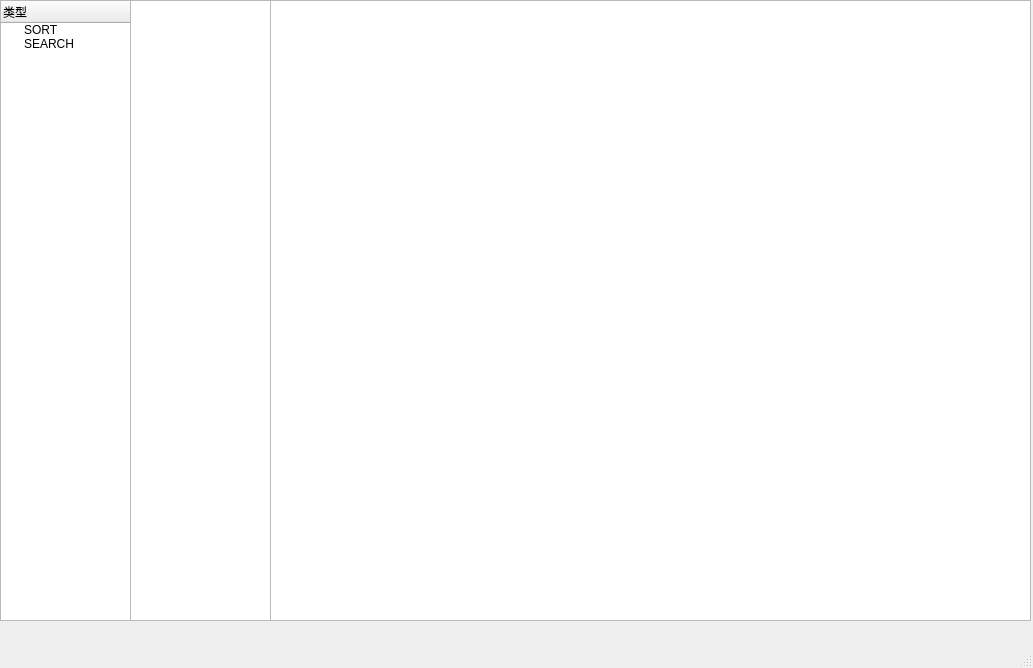
<?xml version="1.0" encoding="UTF-8"?>
<ui version="4.0">
 <class>AlgorithmRoomGUIClass</class>
 <widget class="QMainWindow" name="AlgorithmRoomGUIClass">
  <property name="geometry">
   <rect>
    <x>0</x>
    <y>0</y>
    <width>1033</width>
    <height>668</height>
   </rect>
  </property>
  <property name="windowTitle">
   <string>AlgorithmRoomGUI</string>
  </property>
  <widget class="QWidget" name="centralWidget">
   <widget class="QTreeWidget" name="treeWidget">
    <property name="geometry">
     <rect>
      <x>0</x>
      <y>0</y>
      <width>131</width>
      <height>621</height>
     </rect>
    </property>
    <column>
     <property name="text">
      <string>类型</string>
     </property>
    </column>
    <item>
     <property name="text">
      <string>SORT</string>
     </property>
     <property name="flags">
      <set>ItemIsSelectable|ItemIsUserCheckable|ItemIsEnabled</set>
     </property>
    </item>
    <item>
     <property name="text">
      <string>SEARCH</string>
     </property>
    </item>
   </widget>
   <widget class="QStackedWidget" name="stackedWidget">
    <property name="geometry">
     <rect>
      <x>130</x>
      <y>0</y>
      <width>901</width>
      <height>621</height>
     </rect>
    </property>
    <widget class="QWidget" name="page">
     <widget class="QListWidget" name="listWidget">
      <property name="geometry">
       <rect>
        <x>0</x>
        <y>0</y>
        <width>141</width>
        <height>621</height>
       </rect>
      </property>
     </widget>
     <widget class="QGraphicsView" name="graphicsView">
      <property name="geometry">
       <rect>
        <x>140</x>
        <y>0</y>
        <width>761</width>
        <height>621</height>
       </rect>
      </property>
     </widget>
    </widget>
    <widget class="QWidget" name="page_2">
     <widget class="QListWidget" name="listWidget_2">
      <property name="geometry">
       <rect>
        <x>0</x>
        <y>0</y>
        <width>141</width>
        <height>621</height>
       </rect>
      </property>
     </widget>
     <widget class="QGraphicsView" name="graphicsView_2">
      <property name="geometry">
       <rect>
        <x>140</x>
        <y>0</y>
        <width>761</width>
        <height>621</height>
       </rect>
      </property>
     </widget>
    </widget>
   </widget>
  </widget>
  <widget class="QMenuBar" name="menuBar">
   <property name="geometry">
    <rect>
     <x>0</x>
     <y>0</y>
     <width>1033</width>
     <height>23</height>
    </rect>
   </property>
  </widget>
  <widget class="QStatusBar" name="statusBar"/>
 </widget>
 <layoutdefault spacing="6" margin="11"/>
 <resources>
  <include location="algorithmroomgui.qrc"/>
 </resources>
 <connections/>
</ui>
